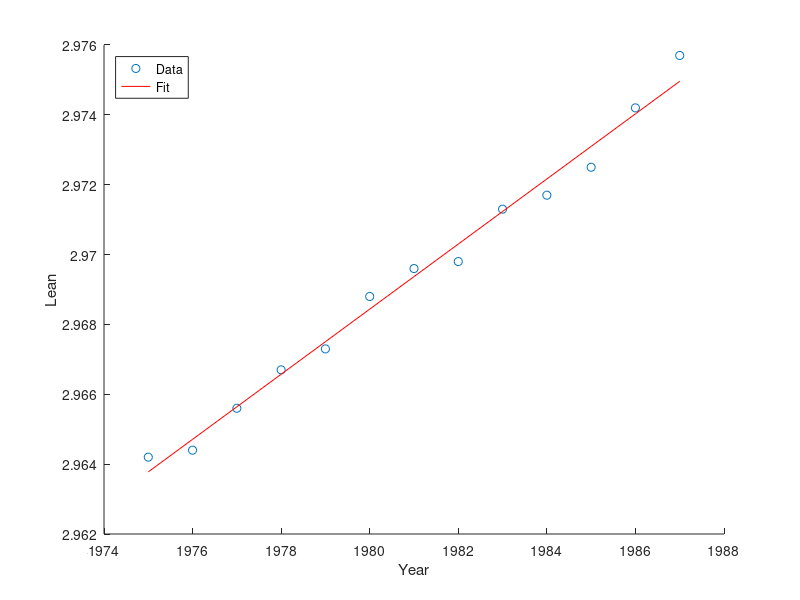
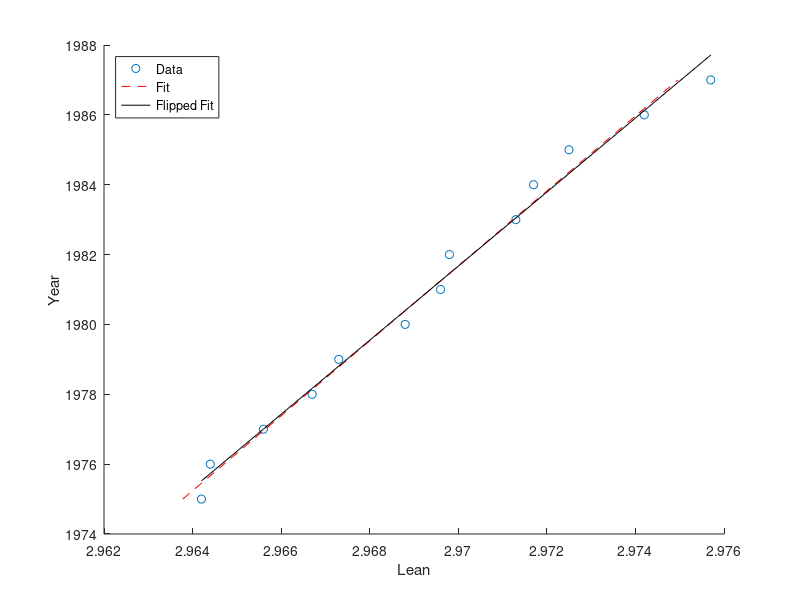

MATLAB code for these plots, in order:
clear all
clc

% data=[10 14 18 8 20];
% theta = mle(data, 'distribution', 'exponential')

%3
year=1975:1:1987; 
lean=[2.9642,2.9644,2.9656,2.9667,2.9673,2.9688,2.9696,2.9698,2.9713,2.9717,2.9725,2.9742,2.9757];
figure(2);
scatter(year,lean);
hold on;
p=polyfit(year,lean,1);
yfit = polyval(p,year);
plot(year,yfit,'r');
hold off;
xlabel('Year');
ylabel('Lean');
legend('Data','Fit','Location','northwest');

%4
figure(3);
scatter(lean,year);
hold on;
p2=polyfit(lean,year,1);
xfit=polyval(p2,lean);
plot(yfit,year,'r--');
plot(lean,xfit,'k-');
hold off;
xlabel('Lean');
ylabel('Year');
legend('Data','Fit','Flipped Fit','Location','northwest');